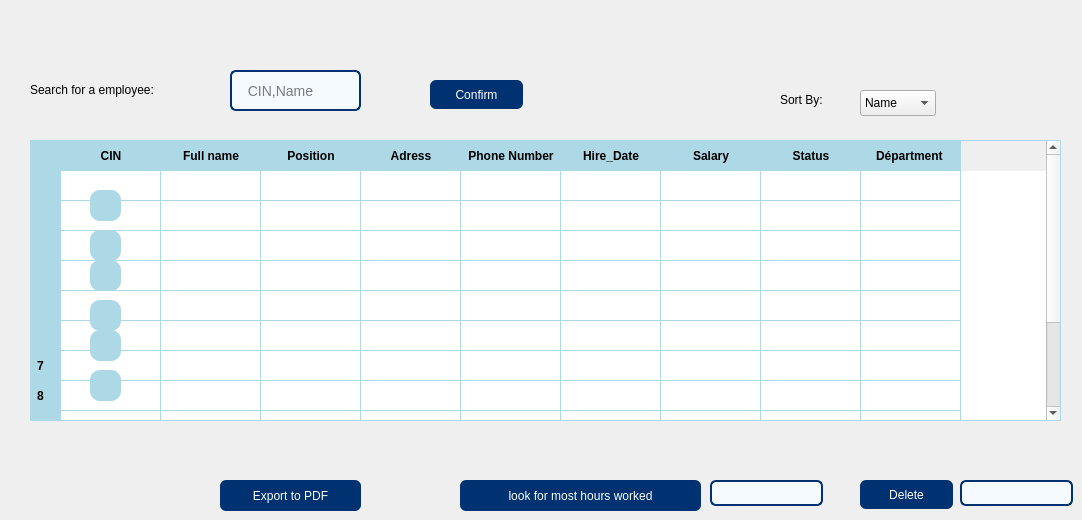
      <widget class="QWidget" name="tab_8">
       <attribute name="title">
        <string>Home</string>
       </attribute>
       <widget class="QTableWidget" name="tableWidget_6">
        <property name="geometry">
         <rect>
          <x>30</x>
          <y>140</y>
          <width>1031</width>
          <height>281</height>
         </rect>
        </property>
        <property name="styleSheet">
         <string notr="true">QTableWidget {
    background-color: white;
    alternate-background-color: #E6F2FA;
    gridline-color: #ADD8E6;
    border: 1px solid #ADD8E6;
    selection-background-color: #003271;
    selection-color: white;
    font-family: Segoe UI, Arial;
    font-size: 13px;
}

QHeaderView::section {
    background-color: #ADD8E6;
    color: black;
    padding: 6px;
    border: none;
    font-weight: bold;
}

QTableCornerButton::section {
    background-color: #ADD8E6;
    border: none;
}</string>
        </property>
        <row>
         <property name="text">
          <string/>
         </property>
        </row>
        <row>
         <property name="text">
          <string/>
         </property>
        </row>
        <row>
         <property name="text">
          <string/>
         </property>
        </row>
        <row>
         <property name="text">
          <string/>
         </property>
        </row>
        <row>
         <property name="text">
          <string/>
         </property>
        </row>
        <row>
         <property name="text">
          <string/>
         </property>
        </row>
        <row/>
        <row/>
        <row/>
        <row/>
        <row/>
        <row/>
        <column>
         <property name="text">
          <string>CIN</string>
         </property>
        </column>
        <column>
         <property name="text">
          <string>Full name</string>
         </property>
        </column>
        <column>
         <property name="text">
          <string>Position</string>
         </property>
        </column>
        <column>
         <property name="text">
          <string>Adress</string>
         </property>
        </column>
        <column>
         <property name="text">
          <string>Phone Number</string>
         </property>
        </column>
        <column>
         <property name="text">
          <string>Hire_Date</string>
         </property>
        </column>
        <column>
         <property name="text">
          <string>Salary</string>
         </property>
        </column>
        <column>
         <property name="text">
          <string>Status</string>
         </property>
        </column>
        <column>
         <property name="text">
          <string>Départment </string>
         </property>
        </column>
       </widget>
       <widget class="QComboBox" name="comboBox_5">
        <property name="geometry">
         <rect>
          <x>860</x>
          <y>90</y>
          <width>76</width>
          <height>26</height>
         </rect>
        </property>
        <item>
         <property name="text">
          <string>Name</string>
         </property>
        </item>
        <item>
         <property name="text">
          <string>status</string>
         </property>
        </item>
        <item>
         <property name="text">
          <string>CIN</string>
         </property>
        </item>
        <item>
         <property name="text">
          <string>Adress</string>
         </property>
        </item>
        <item>
         <property name="text">
          <string/>
         </property>
        </item>
       </widget>
       <widget class="QLabel" name="label_48">
        <property name="geometry">
         <rect>
          <x>780</x>
          <y>90</y>
          <width>63</width>
          <height>20</height>
         </rect>
        </property>
        <property name="styleSheet">
         <string notr="true">font: 900 9pt &quot;Swis721 Blk BT&quot;;</string>
        </property>
        <property name="text">
         <string>Sort By:</string>
        </property>
       </widget>
       <widget class="QLabel" name="label_49">
        <property name="geometry">
         <rect>
          <x>30</x>
          <y>80</y>
          <width>181</width>
          <height>20</height>
         </rect>
        </property>
        <property name="styleSheet">
         <string notr="true">font: 900 9pt &quot;Swis721 Blk BT&quot;;</string>
        </property>
        <property name="text">
         <string>Search for a employee:</string>
        </property>
       </widget>
       <widget class="QPushButton" name="pushButton_29">
        <property name="geometry">
         <rect>
          <x>430</x>
          <y>80</y>
          <width>93</width>
          <height>29</height>
         </rect>
        </property>
        <property name="styleSheet">
         <string notr="true">QPushButton {
	font: 900 9pt &quot;Swis721 Blk BT&quot;;
    background-color: #003271;
    color: white;
    border-radius: 6px;
    padding: 6px 12px;
}
QPushButton:hover { background-color: #004599; }
QPushButton:pressed { background-color: #002050; }</string>
        </property>
        <property name="text">
         <string>Confirm</string>
        </property>
       </widget>
       <widget class="QPushButton" name="pushButton_30">
        <property name="geometry">
         <rect>
          <x>220</x>
          <y>480</y>
          <width>141</width>
          <height>31</height>
         </rect>
        </property>
        <property name="styleSheet">
         <string notr="true">QPushButton {
	font: 900 9pt &quot;Swis721 Blk BT&quot;;
    background-color: #003271;
    color: white;
    border-radius: 6px;
    padding: 6px 12px;
}
QPushButton:hover { background-color: #004599; }
QPushButton:pressed { background-color: #002050; }</string>
        </property>
        <property name="text">
         <string>Export to PDF</string>
        </property>
       </widget>
       <widget class="QPushButton" name="pushButton_31">
        <property name="geometry">
         <rect>
          <x>860</x>
          <y>480</y>
          <width>93</width>
          <height>29</height>
         </rect>
        </property>
        <property name="styleSheet">
         <string notr="true">QPushButton {
	font: 900 9pt &quot;Swis721 Blk BT&quot;;
    background-color: #003271;
    color: white;
    border-radius: 6px;
    padding: 6px 12px;
}
QPushButton:hover { background-color: #004599; }
QPushButton:pressed { background-color: #002050; }</string>
        </property>
        <property name="text">
         <string>Delete</string>
        </property>
       </widget>
       <widget class="QLineEdit" name="lineEdit_19">
        <property name="geometry">
         <rect>
          <x>230</x>
          <y>70</y>
          <width>131</width>
          <height>41</height>
         </rect>
        </property>
        <property name="styleSheet">
         <string notr="true">QLineEdit {
    background-color: #f4faff;
    border: 2px solid #003271;
    border-radius: 6px;
    padding: 6px 10px;
    font-size: 14px;
    color: #000000;
}

QLineEdit:focus {
    border: 2px solid #1e6fd9;
    background-color: #ffffff;
}</string>
        </property>
        <property name="placeholderText">
         <string> CIN,Name</string>
        </property>
       </widget>
       <widget class="QLineEdit" name="lineEdit_20">
        <property name="geometry">
         <rect>
          <x>960</x>
          <y>480</y>
          <width>113</width>
          <height>26</height>
         </rect>
        </property>
        <property name="styleSheet">
         <string notr="true">QLineEdit {
    background-color: #f4faff;
    border: 2px solid #003271;
    border-radius: 6px;
    padding: 6px 10px;
    font-size: 14px;
    color: #000000;
}

QLineEdit:focus {
    border: 2px solid #1e6fd9;
    background-color: #ffffff;
}</string>
        </property>
       </widget>
       <widget class="QLabel" name="PDF_2">
        <property name="geometry">
         <rect>
          <x>470</x>
          <y>430</y>
          <width>41</width>
          <height>41</height>
         </rect>
        </property>
        <property name="text">
         <string/>
        </property>
        <property name="pixmap">
         <pixmap>../../Voltshop integration (3tr) (2)/Voltshop integration (3tr)/Voltshop integration/PDF.png</pixmap>
        </property>
        <property name="scaledContents">
         <bool>true</bool>
        </property>
       </widget>
       <widget class="QPushButton" name="pushButton_32">
        <property name="geometry">
         <rect>
          <x>90</x>
          <y>190</y>
          <width>31</width>
          <height>31</height>
         </rect>
        </property>
        <property name="styleSheet">
         <string notr="true">QPushButton {
    background-color: rgb(173, 216, 230);
    border-radius: 10px;
    padding: 8px;
    font-weight: bold;
    color: black;
}

QPushButton:hover {
    background-color: rgb(135, 206, 250); /* un bleu un peu plus clair */
}

QPushButton:pressed {
    background-color: rgb(100, 149, 237); /* un bleu un peu plus foncé */
}
</string>
        </property>
        <property name="text">
         <string/>
        </property>
        <property name="icon">
         <iconset theme="QIcon::ThemeIcon::MailMessageNew"/>
        </property>
       </widget>
       <widget class="QPushButton" name="pushButton_33">
        <property name="geometry">
         <rect>
          <x>90</x>
          <y>230</y>
          <width>31</width>
          <height>31</height>
         </rect>
        </property>
        <property name="styleSheet">
         <string notr="true">QPushButton {
    background-color: rgb(173, 216, 230);
    border-radius: 10px;
    padding: 8px;
    font-weight: bold;
    color: black;
}

QPushButton:hover {
    background-color: rgb(135, 206, 250); /* un bleu un peu plus clair */
}

QPushButton:pressed {
    background-color: rgb(100, 149, 237); /* un bleu un peu plus foncé */
}
</string>
        </property>
        <property name="text">
         <string/>
        </property>
        <property name="icon">
         <iconset theme="QIcon::ThemeIcon::MailMessageNew"/>
        </property>
       </widget>
       <widget class="QPushButton" name="pushButton_34">
        <property name="geometry">
         <rect>
          <x>90</x>
          <y>330</y>
          <width>31</width>
          <height>31</height>
         </rect>
        </property>
        <property name="styleSheet">
         <string notr="true">QPushButton {
    background-color: rgb(173, 216, 230);
    border-radius: 10px;
    padding: 8px;
    font-weight: bold;
    color: black;
}

QPushButton:hover {
    background-color: rgb(135, 206, 250); /* un bleu un peu plus clair */
}

QPushButton:pressed {
    background-color: rgb(100, 149, 237); /* un bleu un peu plus foncé */
}
</string>
        </property>
        <property name="text">
         <string/>
        </property>
        <property name="icon">
         <iconset theme="QIcon::ThemeIcon::MailMessageNew"/>
        </property>
       </widget>
       <widget class="QPushButton" name="pushButton_35">
        <property name="geometry">
         <rect>
          <x>90</x>
          <y>300</y>
          <width>31</width>
          <height>31</height>
         </rect>
        </property>
        <property name="styleSheet">
         <string notr="true">QPushButton {
    background-color: rgb(173, 216, 230);
    border-radius: 10px;
    padding: 8px;
    font-weight: bold;
    color: black;
}

QPushButton:hover {
    background-color: rgb(135, 206, 250); /* un bleu un peu plus clair */
}

QPushButton:pressed {
    background-color: rgb(100, 149, 237); /* un bleu un peu plus foncé */
}
</string>
        </property>
        <property name="text">
         <string/>
        </property>
        <property name="icon">
         <iconset theme="QIcon::ThemeIcon::MailMessageNew"/>
        </property>
       </widget>
       <widget class="QPushButton" name="pushButton_36">
        <property name="geometry">
         <rect>
          <x>90</x>
          <y>260</y>
          <width>31</width>
          <height>31</height>
         </rect>
        </property>
        <property name="styleSheet">
         <string notr="true">QPushButton {
    background-color: rgb(173, 216, 230);
    border-radius: 10px;
    padding: 8px;
    font-weight: bold;
    color: black;
}

QPushButton:hover {
    background-color: rgb(135, 206, 250); /* un bleu un peu plus clair */
}

QPushButton:pressed {
    background-color: rgb(100, 149, 237); /* un bleu un peu plus foncé */
}
</string>
        </property>
        <property name="text">
         <string/>
        </property>
        <property name="icon">
         <iconset theme="QIcon::ThemeIcon::MailMessageNew"/>
        </property>
       </widget>
       <widget class="QPushButton" name="pushButton_37">
        <property name="geometry">
         <rect>
          <x>90</x>
          <y>370</y>
          <width>31</width>
          <height>31</height>
         </rect>
        </property>
        <property name="styleSheet">
         <string notr="true">QPushButton {
    background-color: rgb(173, 216, 230);
    border-radius: 10px;
    padding: 8px;
    font-weight: bold;
    color: black;
}

QPushButton:hover {
    background-color: rgb(135, 206, 250); /* un bleu un peu plus clair */
}

QPushButton:pressed {
    background-color: rgb(100, 149, 237); /* un bleu un peu plus foncé */
}
</string>
        </property>
        <property name="text">
         <string/>
        </property>
        <property name="icon">
         <iconset theme="QIcon::ThemeIcon::MailMessageNew"/>
        </property>
       </widget>
       <widget class="QPushButton" name="pushButton_38">
        <property name="geometry">
         <rect>
          <x>460</x>
          <y>480</y>
          <width>241</width>
          <height>31</height>
         </rect>
        </property>
        <property name="styleSheet">
         <string notr="true">QPushButton {
	font: 900 9pt &quot;Swis721 Blk BT&quot;;
    background-color: #003271;
    color: white;
    border-radius: 6px;
    padding: 6px 12px;
}
QPushButton:hover { background-color: #004599; }
QPushButton:pressed { background-color: #002050; }</string>
        </property>
        <property name="text">
         <string>look for most hours worked</string>
        </property>
       </widget>
       <widget class="QLineEdit" name="lineEdit_21">
        <property name="geometry">
         <rect>
          <x>710</x>
          <y>480</y>
          <width>113</width>
          <height>26</height>
         </rect>
        </property>
        <property name="styleSheet">
         <string notr="true">QLineEdit {
    background-color: #f4faff;
    border: 2px solid #003271;
    border-radius: 6px;
    padding: 6px 10px;
    font-size: 14px;
    color: #000000;
}

QLineEdit:focus {
    border: 2px solid #1e6fd9;
    background-color: #ffffff;
}</string>
        </property>
       </widget>
      </widget>
